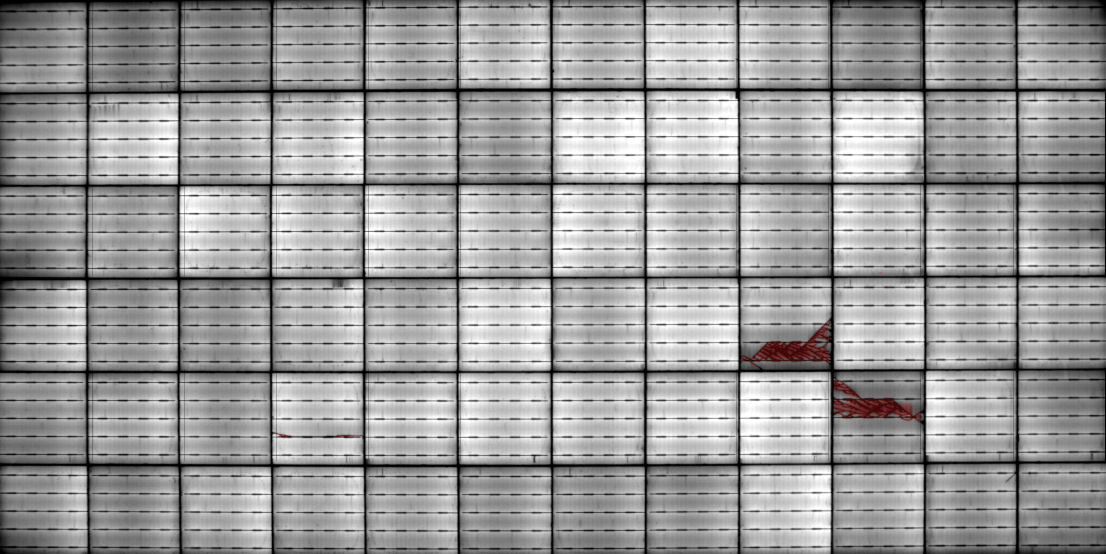
#> input picture stitchmod.jpg, 4421 x 2214 px (shown at 1/4 size); its folder holds only this picture in this run
$ python -i cell_cropping.py   (imports and definitions only)
#> lines starting #> are read from the running program, lines starting #| are printed output that depends on the picture; after the words box and inside, x2 and y2 are one past the last pixel; in counts of white or black regions, pixels touching at a corner belong together
#> further down, picture is the input picture: shape (2214, 4421, 3); mean B, G, R 155.7, 155.7, 156
# -*- coding: utf-8 -*-
"""
Created on Fri Jul 13 12:09:58 2018

@authors: Eric, Dylan
"""
import skimage.filters as filters
import numpy as np
import cv2
# from pyhull import qconvex
from operator import attrgetter
from scipy import stats as st


###########################################################################

# [349 lines left out: functions resize_Image, define_Intersection, define_Line, detect_ModuleEdges, click_edges, extract_CellGridAndModuleCorners, not called in this run]


refPt = np.zeros([4, 2], dtype=np.float32)
event_num = 0


# [47 lines left out: functions order_ModuleCorners, extract_GridPoints, not called in this run]


def CellCropping(img, NumCells_x=10, NumCells_y=6, border_width=200):
    """Crops cells from module image

    Args:
        img (numpy.ndarray): An image array
        border_width (int): Integer for black border around image. Useful when
        modules are close to sensor edges
        NumCells_x (int): Number of cells in the x-direction (number of columns)
        NumCells_y (int): Number of cells in the y-direction (number of rows)
    Returns:
        transformedImg numpy.ndarray
        cells  list of numpy.ndarrays
        boundaries list of boundaries used for cropping; top, bottom, left, right
    """

    def Mask(img):
        """Creates a mask of the cell area.

        Thresholds the image to create a binary mask.

        Args:
            img (numpy.ndarray): An image array
        Returns:
            numpy.ndarray
        """
        img_gray = cv2.cvtColor(img, cv2.COLOR_BGR2GRAY)
        # img_gray = rgb2gray(img)
        img_gray = (img_gray) ** (1 / .35)
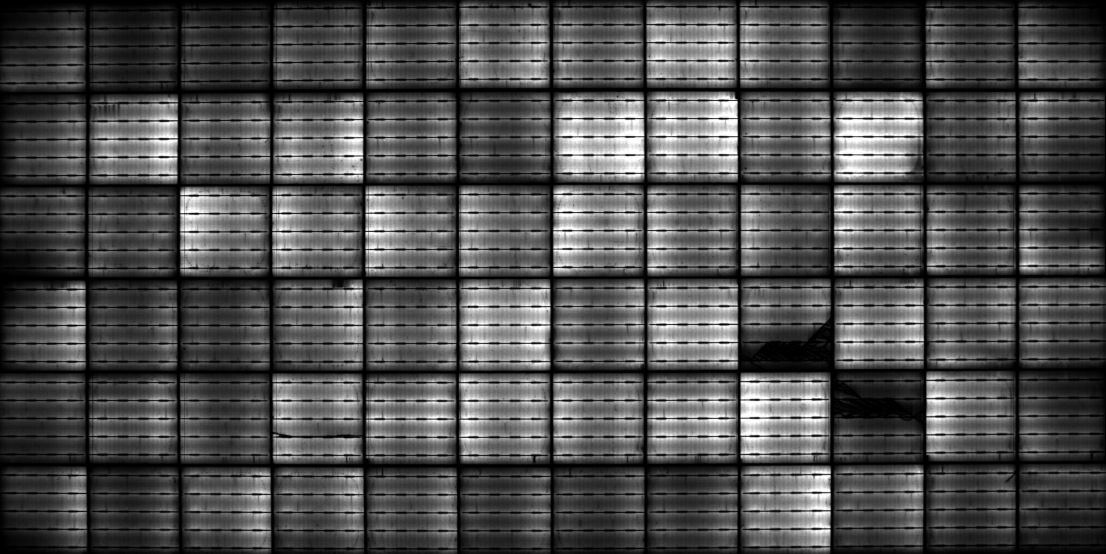
#> img_gray: shape (2214, 4421) float64 (shown at 1/4 size); min 0, max 7513271.6, mean 2360857.7; drawn with min black and max white
        # img_gray = (img_gray)**(1.6)
        grayThreshold = filters.threshold_otsu(img_gray)
#> grayThreshold = 2685407.6
        mask = img_gray > grayThreshold
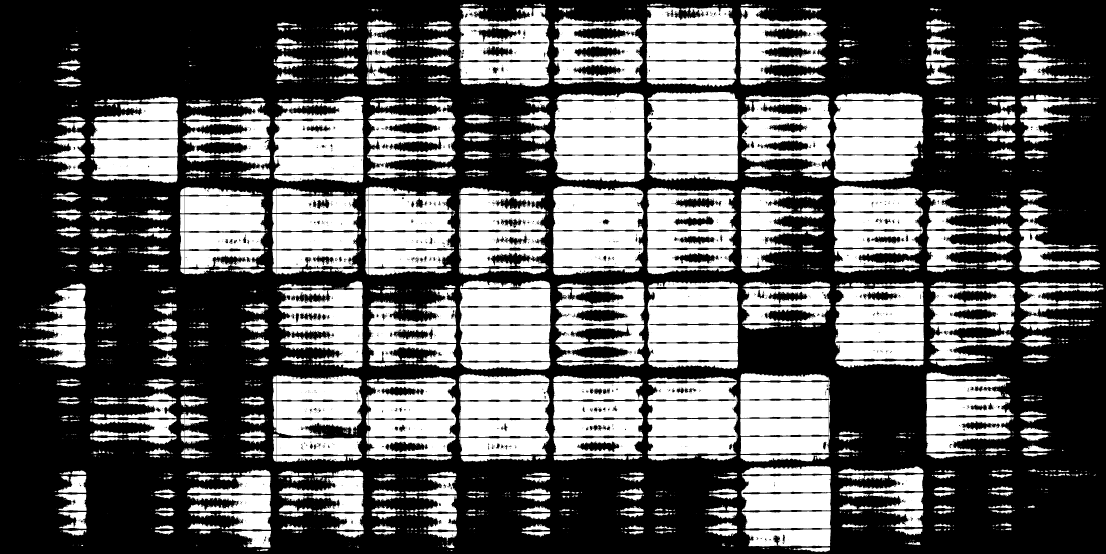
#> mask: shape (2214, 4421) bool (shown at 1/4 size); 37.8% white; 4400 white regions (3254 under 20 px), largest, box (x1, y1, x2, y2) and area: (2212, 743, 2574, 1068) 101925, (1839, 1122, 2203, 1446) 101208, (3335, 404, 3694, 726) 98412
        mask = mask.astype(np.uint8)
        kernel = np.ones((5, 5), np.uint8)
        mask2 = cv2.morphologyEx(mask, cv2.MORPH_OPEN, kernel)
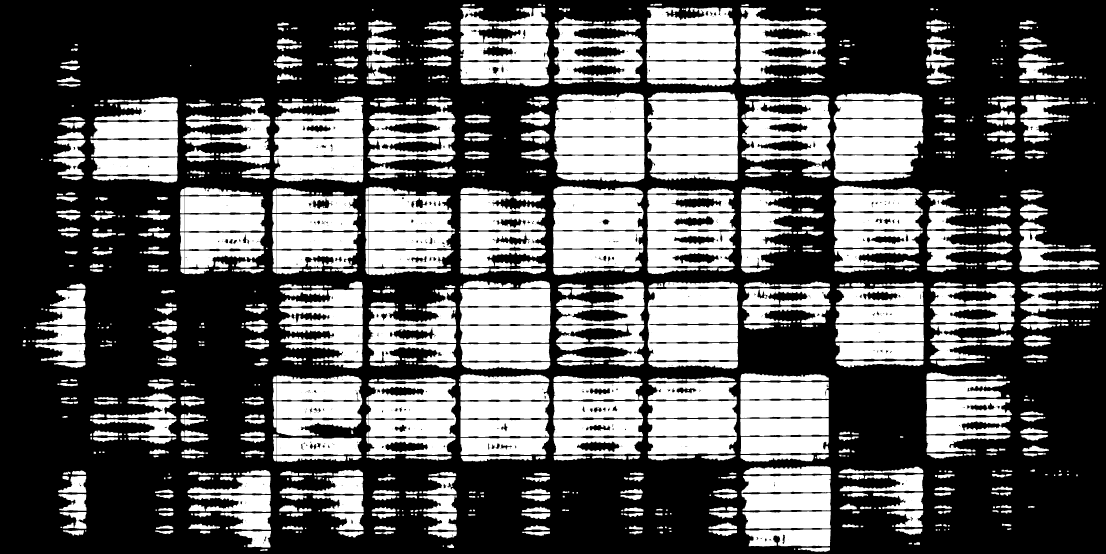
#> mask2: shape (2214, 4421) (shown at 1/4 size); values 0 (black) and 1 (white), 36.4% white; 1356 white regions, largest, box (x1, y1, x2, y2) and area: (3335, 404, 3693, 725) 98078, (2591, 1226, 2952, 1444) 72432, (1474, 1532, 1824, 1748) 61231
        mask = cv2.morphologyEx(mask2, cv2.MORPH_CLOSE, kernel)
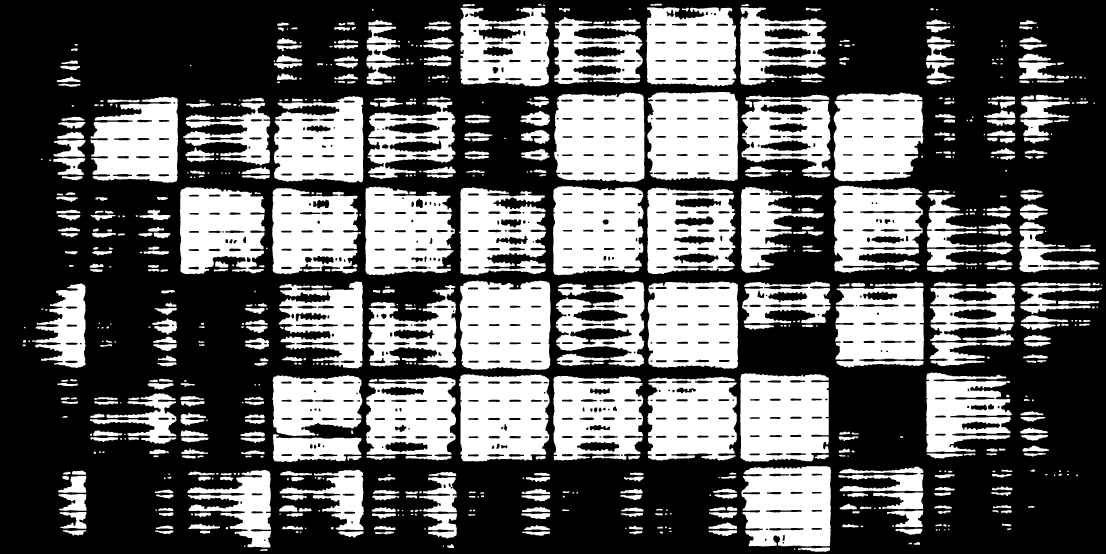
#> mask: shape (2214, 4421) (shown at 1/4 size); values 0 (black) and 1 (white), 37.5% white; 772 white regions, largest, box (x1, y1, x2, y2) and area: (1839, 1123, 2203, 1479) 115753, (2217, 370, 2578, 728) 114777, (2589, 368, 2952, 724) 114361
        return mask

    # [41 lines left out: function CellExtract, not called in this run]

    # Adding border around image for images in which the module is close to
    # the sensor edge, i.e., the edge of the image. This prevents cropping errors.

    # img = cv2.copyMakeBorder(img,border_width,border_width,border_width,border_width,cv2.BORDER_CONSTANT)

    # Getting the approximate size of the image
    mask = Mask(img)
    hullDims = mask.shape
#> hullDims = (2214, 4421)
    if mask[0, :].any() == True:
        mask = np.concatenate([np.zeros((hullDims[0], 10), dtype='uint8'), mask], axis=1)
        img = np.concatenate([np.zeros((hullDims[0], 10, 3), dtype='uint8'), img], axis=1)
        hullDims = mask.shape
    if mask[-1, :].any() == True:
        mask = np.concatenate([mask, np.zeros((hullDims[0], 10), dtype='uint8')], axis=1)
        img = np.concatenate([img, np.zeros((hullDims[0], 10, 3), dtype='uint8')], axis=1)
        hullDims = mask.shape
    if mask[:, 0].any() == True:
        mask = np.concatenate([np.zeros((10, hullDims[1]), dtype='uint8'), mask], axis=0)
        img = np.concatenate([np.zeros((10, hullDims[1], 3), dtype='uint8'), img], axis=0)
        hullDims = mask.shape
    if mask[:, -1].any() == True:
        mask = np.concatenate([mask, np.zeros((10, hullDims[1]), dtype='uint8')], axis=0)
        img = np.concatenate([img, np.zeros((10, hullDims[1], 3), dtype='uint8')], axis=0)
        hullDims = mask.shape
    for i in range(hullDims[0]):
        row = mask[i, :]
        if row.any() == True:
            startRow = i
            break
    for i in reversed(range(hullDims[0])):
        row = mask[i, :]
        if row.any() == True:
            endRow = i
            break
    for i in range(hullDims[1]):
        col = mask[:, i]
        if col.any() == True:
            startCol = i
            break
    for i in reversed(range(hullDims[1])):
        col = mask[:, i]
        if i:
            endCol = i
            break
    midRows = int((endRow + startRow) / 2)
#> midRows = 1110
    midCols = int((endCol + startCol) / 2)
#> midCols = 2255
    maskpoints = np.column_stack(np.nonzero(mask))
#> maskpoints = 3667961 pairs, first value 15 to 2206, second value 91 to 4409

    # Performing the convex hull and merging facets with less than 0.5% change in slope
    # vertices = qconvex('A0.99995 PM50 i', maskpoints)
    vertices = []
    vertarray = np.zeros((len(vertices), 2), dtype=int)
    for i in range(len(vertices) - 1):
        vertarray[i + 1] = list(map(int, vertices[i + 1].split(' ')))[:2]
#> after the loop, vertarray = empty array
    vert = maskpoints[vertarray]
#> vert = empty array
    vert = vert[:, :, :2]

    # Classifying facets into 4 sides
    top = []
    bottom = []
    left = []
    right = []
    for i in range(len(vert)):
        y, x = vert[i].T
        if (abs(y[0] - y[1]) < abs(x[0] - x[1])):  # horizontal
            if y[0] < midRows:
                top.append(vert[i])
            elif y[0] > midRows:
                bottom.append(vert[i])
        elif (abs(y[0] - y[1]) > abs(x[0] - x[1])):  # vertical
            if x[0] < midCols:
                left.append(vert[i])
            elif x[0] > midCols:
                right.append(vert[i])
#> this loop made 0 passes
#> after the loop, bottom = []; left = []; right = []; top = []

    # Getting the longest facet for each side
    points = []
    for side in (top, left, bottom, right):
        lengths = []
        for i in range(len(side)):
            y, x = side[i].T
            lengths.append(np.sqrt(abs(y[0] - y[1]) ** 2 + abs(x[0] - x[1]) ** 2))
        points.append(side[lengths.index(max(lengths))])
#> this loop made 1 pass
#> side on pass 1: []
#> after the loop, points = []
    # Finding intercepts of the 4 facets
    intercepts = []
    for j in ((0, 1), (1, 2), (2, 3), (3, 0)):
        y1, x1 = points[j[0]].T.astype(float)
        y2, x2 = points[j[1]].T.astype(float)
        slopeh, inth = attrgetter('slope', 'intercept')(st.linregress(x1, y1))
        if x2[0] == x2[1]:
            x = x2[0]
        else:
            slopev, intv = attrgetter('slope', 'intercept')(st.linregress(x2, y2))
            x = (intv - inth) / (slopeh - slopev)
        y = slopeh * x + inth
        intercepts.append([x, y])
    intercepts = np.asarray(intercepts).astype(int)
    x, y = intercepts.T

    pts = np.float32([[x[0], y[0]], [x[3], y[3]], [x[2], y[2]], [x[1], y[1]]])
    xcrop = list(map(int, pts[:, 0]))
    ycrop = list(map(int, pts[:, 1]))
    xcrop.sort()
    ycrop.sort()

    if ycrop[0] < 0:
        ycrop[0] = int(-1 * ycrop[0])
    if xcrop[0] < 0:
        xcrop[0] = int(-1 * xcrop[0])

        # Cropping edges are taken as the average between the two corners of each side
    topCrop = int(np.mean([ycrop[0], ycrop[1]]))
    bottomCrop = int(np.mean([ycrop[2], ycrop[3]]))
    leftCrop = int(np.mean([xcrop[0], xcrop[1]]))
    rightCrop = int(np.mean([xcrop[2], xcrop[3]]))
    boundaries = [topCrop, bottomCrop, leftCrop, rightCrop]
    # boundaries = [b - border_width for b in boundaries] # NECESSARY for proper cropping using this output

    corners = np.zeros([4, 2])
    corners[0, :] = [boundaries[2], boundaries[0]]
    corners[1, :] = [boundaries[3], boundaries[0]]
    corners[2, :] = [boundaries[3], boundaries[1]]
    corners[3, :] = [boundaries[2], boundaries[1]]
    # Cropped image to be used as input for cell cropping function
    transformedImg = img[topCrop:bottomCrop, leftCrop:rightCrop]

    # cells = CellExtract(transformedImg, NumCells_x,NumCells_y)
    gridPoints = extract_GridPoints(corners, (NumCells_x, NumCells_y))

    return transformedImg, corners, gridPoints


import os


# Here is what you're looking for
# This function crops cells from module image
# Auto
# [54 lines left out: function CellCropComplete, not called in this run]

>>> import cv2
>>> picture = cv2.imread('stitchmod.jpg')
#> (the run stopped early here; a loop or call above may not have finished)
